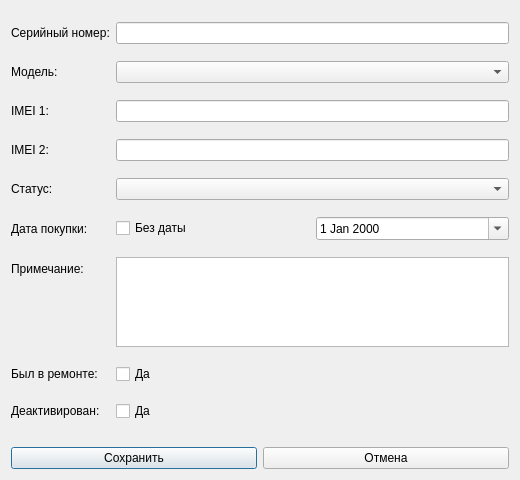
<?xml version="1.0" encoding="UTF-8"?>
<ui version="4.0">
    <class>TerminalEditForm</class>
    <widget class="QDialog" name="TerminalEditForm">
        <property name="geometry">
            <rect>
                <x>0</x>
                <y>0</y>
                <width>520</width>
                <height>480</height>
            </rect>
        </property>
        <property name="windowTitle">
            <string>Редактирование терминала</string>
        </property>
        <layout class="QVBoxLayout" name="verticalLayout">
            <item>
                <layout class="QFormLayout" name="formLayout">
                    <item row="0" column="0">
                        <widget class="QLabel" name="labelSerial">
                            <property name="text">
                                <string>Серийный номер:</string>
                            </property>
                        </widget>
                    </item>
                    <item row="0" column="1">
                        <widget class="QLineEdit" name="lineEditSerial"/>
                    </item>
                    <item row="1" column="0">
                        <widget class="QLabel" name="labelModel">
                            <property name="text">
                                <string>Модель:</string>
                            </property>
                        </widget>
                    </item>
                    <item row="1" column="1">
                        <widget class="QComboBox" name="comboModel"/>
                    </item>
                    <item row="2" column="0">
                        <widget class="QLabel" name="labelImei1">
                            <property name="text">
                                <string>IMEI 1:</string>
                            </property>
                        </widget>
                    </item>
                    <item row="2" column="1">
                        <widget class="QLineEdit" name="lineEditImei1"/>
                    </item>
                    <item row="3" column="0">
                        <widget class="QLabel" name="labelImei2">
                            <property name="text">
                                <string>IMEI 2:</string>
                            </property>
                        </widget>
                    </item>
                    <item row="3" column="1">
                        <widget class="QLineEdit" name="lineEditImei2"/>
                    </item>
                    <item row="4" column="0">
                        <widget class="QLabel" name="labelStatus">
                            <property name="text">
                                <string>Статус:</string>
                            </property>
                        </widget>
                    </item>
                    <item row="4" column="1">
                        <widget class="QComboBox" name="comboStatus"/>
                    </item>
                    <item row="5" column="0">
                        <widget class="QLabel" name="labelPurchaseDate">
                            <property name="text">
                                <string>Дата покупки:</string>
                            </property>
                        </widget>
                    </item>
                    <item row="5" column="1">
                        <layout class="QHBoxLayout" name="purchaseDateLayout">
                            <item>
                                <widget class="QCheckBox" name="checkBoxNoDate">
                                    <property name="text">
                                        <string>Без даты</string>
                                    </property>
                                </widget>
                            </item>
                            <item>
                                <widget class="QDateEdit" name="dateEditPurchase">
                                    <property name="calendarPopup">
                                        <bool>true</bool>
                                    </property>
                                </widget>
                            </item>
                        </layout>
                    </item>
                    <item row="6" column="0">
                        <widget class="QLabel" name="labelNotes">
                            <property name="text">
                                <string>Примечание:</string>
                            </property>
                        </widget>
                    </item>
                    <item row="6" column="1">
                        <widget class="QTextEdit" name="textEditNotes">
                            <property name="maximumSize">
                                <size>
                                    <width>16777215</width>
                                    <height>90</height>
                                </size>
                            </property>
                        </widget>
                    </item>
                    <item row="7" column="0">
                        <widget class="QLabel" name="labelRepaired">
                            <property name="text">
                                <string>Был в ремонте:</string>
                            </property>
                        </widget>
                    </item>
                    <item row="7" column="1">
                        <widget class="QCheckBox" name="checkBoxRepaired">
                            <property name="text">
                                <string>Да</string>
                            </property>
                        </widget>
                    </item>
                    <item row="8" column="0">
                        <widget class="QLabel" name="labelDeactivated">
                            <property name="text">
                                <string>Деактивирован:</string>
                            </property>
                        </widget>
                    </item>
                    <item row="8" column="1">
                        <widget class="QCheckBox" name="checkBoxDeactivated">
                            <property name="text">
                                <string>Да</string>
                            </property>
                        </widget>
                    </item>
                </layout>
            </item>
            <item>
                <layout class="QHBoxLayout" name="horizontalLayout">
                    <item>
                        <widget class="QPushButton" name="btnSave">
                            <property name="text">
                                <string>Сохранить</string>
                            </property>
                            <property name="default">
                                <bool>true</bool>
                            </property>
                        </widget>
                    </item>
                    <item>
                        <widget class="QPushButton" name="btnCancel">
                            <property name="text">
                                <string>Отмена</string>
                            </property>
                        </widget>
                    </item>
                </layout>
            </item>
        </layout>
    </widget>
    <resources/>
    <connections/>
</ui>
